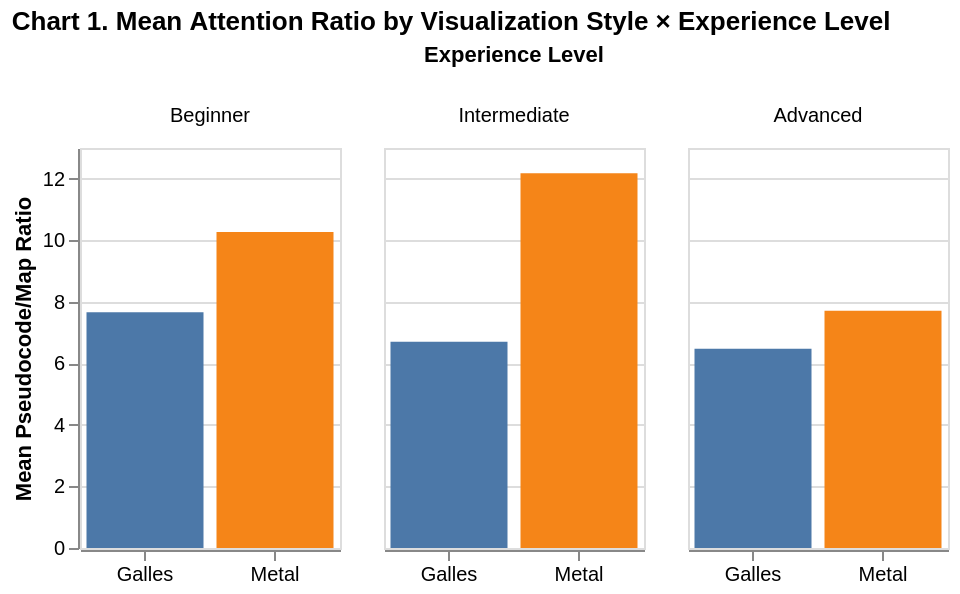

The notebook cell saved with this chart:
### Markdown cell above
---

## Chart 1 — Does the style gap close for experienced viewers?

Mean pseudocode/map ratio by visualization style and experience level; a shrinking Galles–Metal gap from Beginner to Advanced indicates that style only distracts less experienced participants.

### Code cell
(
    alt.Chart(df)
    .mark_bar()
    .encode(
        x=alt.X('vis_style:N', title=None, axis=alt.Axis(labelAngle=0)),
        y=alt.Y('mean(pseudo_map_ratio):Q', title='Mean Pseudocode/Map Ratio'),
        color=alt.Color('vis_style:N', scale=alt.Scale(scheme='tableau10'), legend=None),
        column=alt.Column('experience:N', title='Experience Level',
                          sort=EXPERIENCE_ORDER),
        tooltip=[
            alt.Tooltip('vis_style:N'),
            alt.Tooltip('mean(pseudo_map_ratio):Q', format='.2f', title='Mean ratio'),
            alt.Tooltip('count():Q', title='N'),
        ]
    )
    .properties(width=130, height=200,
                title='Chart 1. Mean Attention Ratio by Visualization Style × Experience Level')
)

### Figure 1 — Vega-Lite specification as saved in the notebook (floating-point values rounded to 4 significant figures; data arrays with more than 128 entries replaced by an {"elided": "..."} marker saying what was removed)
{"config": {"view": {"continuousWidth": 300, "continuousHeight": 300}}, "data": {"name": "data-997eabfa290f293f968fd1640ce172e0"}, "mark": {"type": "bar"}, "encoding": {"color": {"field": "vis_style", "legend": null, "scale": {"scheme": "tableau10"}, "type": "nominal"}, "column": {"field": "experience", "sort": ["Beginner", "Intermediate", "Advanced"], "title": "Experience Level", "type": "nominal"}, "tooltip": [{"field": "vis_style", "type": "nominal"}, {"aggregate": "mean", "field": "pseudo_map_ratio", "format": ".2f", "title": "Mean ratio", "type": "quantitative"}, {"aggregate": "count", "title": "N", "type": "quantitative"}], "x": {"axis": {"labelAngle": 0}, "field": "vis_style", "title": null, "type": "nominal"}, "y": {"aggregate": "mean", "field": "pseudo_map_ratio", "title": "Mean Pseudocode/Map Ratio", "type": "quantitative"}}, "height": 200, "title": "Chart 1. Mean Attention Ratio by Visualization Style × Experience Level", "width": 130, "$schema": "https://vega.github.io/schema/vega-lite/v5.20.1.json", "datasets": {"data-997eabfa290f293f968fd1640ce172e0": {"elided": "219 records"}}}
